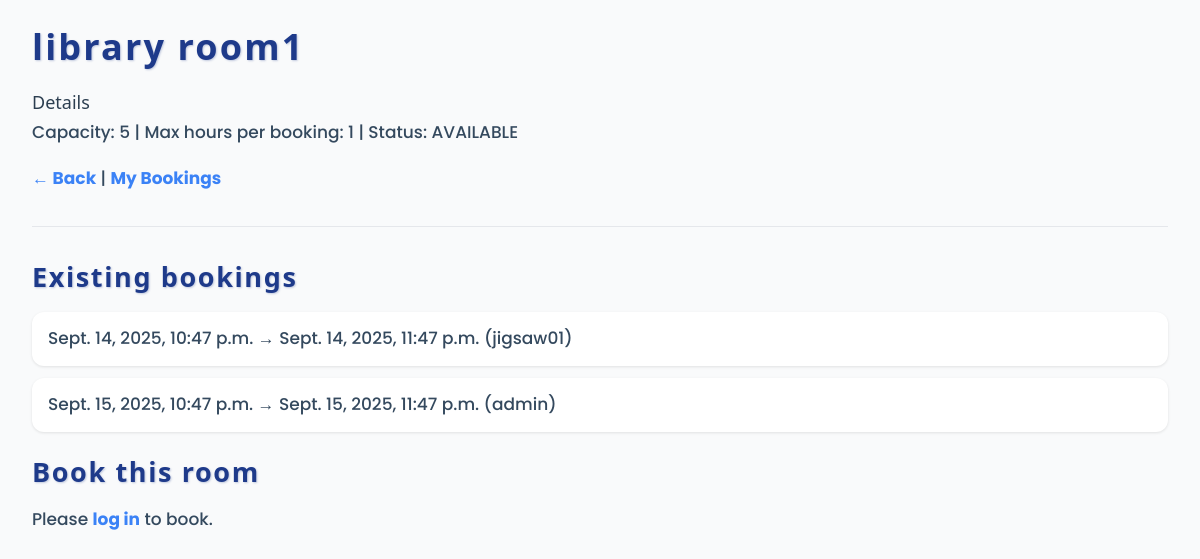
The page /room/1/ on the database its author committed.
### booking/models.py (models this page shows, shortened)
class Room(models.Model):
    name = models.CharField(max_length=100)
    capacity = models.IntegerField(default=0)
    max_hours = models.IntegerField(default=1)
    status = models.CharField(max_length=20, default="AVAILABLE")
    image = models.ImageField(upload_to="rooms/", null=True, blank=True)

class Booking(models.Model):
    room = models.ForeignKey(Room, on_delete=models.CASCADE)
    user = models.ForeignKey(User, on_delete=models.CASCADE)
    start_time = models.DateTimeField()
    end_time = models.DateTimeField()

### booking/views.py (the view)
# urls.py: path("room/<int:room_id>/", views.room_detail, name="room_detail"),
def room_detail(request, room_id):
    room = get_object_or_404(Room, pk=room_id)
    bookings = Booking.objects.filter(room=room)
    if request.method == "POST":
        if not request.user.is_authenticated:
            return redirect(f"{reverse('login')}?next={request.path}")
        instance = Booking(room_id=room.id, user_id=request.user.id)
        form = BookingForm(request.POST, instance=instance)
        if form.is_valid():
            try:
                form.save()
                return redirect("room_detail", room_id=room.id)
            except Exception as e:
                form.add_error(None, str(e))
    else:
        instance = Booking(room_id=room.id, user_id=request.user.id if request.user.is_authenticated else None)
        form = BookingForm(instance=instance)
    return render(request, "booking/room_detail.html", {
        "room": room,
        "bookings": bookings,
        "form": form
    })

### booking/templates/booking/room_detail.html (shortened to what this page needs)
{% load static %}
<!DOCTYPE html>
<html lang="en">
<head>
  <link rel="stylesheet" href="{% static 'booking/css/style.css' %}">
</head>
<body>
  <h1>{{ room.name }}</h1>
  <p1>Details</p1>
  <p>
    Capacity: {{ room.capacity }} |
    Max hours per booking: {{ room.max_hours }} |
    Status: {{ room.status }}
  </p>
  <p><a href="/">← Back</a>  |  <a href="{% url 'mine' %}">My Bookings</a></p>
<hr>
  <h2>Existing bookings</h2>
  <ul>
    {% for b in bookings %}
      <li>{{ b.start_time }} → {{ b.end_time }} ({{ b.user.username }})</li>
    {% empty %}
      <li>No bookings yet.</li>
    {% endfor %}
  </ul>
  <h2>Book this room</h2>
  {% if room.status != "AVAILABLE" %}
    <div class="msg err">This room is currently unavailable for booking.</div>
  {% else %}
    {% if user.is_authenticated %}
      {% if form.non_field_errors %}
        <div class="msg err">{{ form.non_field_errors }}</div>
      {% endif %}
      <form method="post">
        {% csrf_token %}
        {{ form.as_p }}
        <button type="submit">Book</button>
      </form>
    {% else %}
      <p>Please <a href="{% url 'login' %}?next={{ request.path }}">log in</a> to book.</p>
    {% endif %}
  {% endif %}
</body>
</html>

### booking/static/booking/css/style.css (style rules this page uses)
body { font-family: 'Poppins', system-ui, Segoe UI, Roboto, Arial, sans-serif; background-color: #f9fafb; color: #1f2937; margin: 1rem; line-height: 1.6; }
h1, h2, h3 { font-weight: 700; color: #111827; margin-bottom: 0.75rem; }
a { color: #3b82f6; text-decoration: none; transition: color 0.2s ease-in-out; }
ul { list-style-type: none; padding-left: 0; font-family: 'Poppins', system-ui, sans-serif; }
ul li { background-color: white; margin-bottom: 0.75rem; padding: 0.75rem 1rem; border-radius: 0.75rem; box-shadow: 0 1px 3px rgb(0 0 0 / 0.1); }
p { margin-top: 0; margin-bottom: 1rem; font-family: 'Poppins', system-ui, sans-serif; }
hr { border: none; border-top: 1px solid #e5e7eb; margin: 2rem 0; }
a { color: #3b82f6; text-decoration: none; font-weight: 600; position: relative; transition: color 0.3s ease, transform 0.15s ease; cursor: pointer; }
a::after { content: ''; position: absolute; width: 100%; height: 2px; bottom: -3px; left: 0; background-color: #3b82f6; transform: scaleX(0); transform-origin: right; transition: transform 0.3s ease; }
body { font-family: 'Yoppin', system-ui, Segoe UI, Roboto, Arial, sans-serif; background-color: #f9fafb; color: #2c3e50; margin: 1.5rem 2rem; line-height: 1.75; font-size: 18px; }
h1, h2, h3 { font-weight: 800; color: #1e3a8a; margin-bottom: 1rem; letter-spacing: 0.06em; line-height: 1.3; text-shadow: 1px 1px 2px rgba(30, 58, 138, 0.25); }
p, li, label, a, span { font-weight: 500; font-size: 17px; color: #34495e; }
a { color: #3b82f6; font-weight: 700; text-decoration: none; transition: color 0.3s ease; }
ul { list-style-type: none; padding-left: 0; }
p { margin-top: 0; margin-bottom: 1rem; }

### booking/templates/booking/room_detail.html (style rules this page uses)
body { font-family:system-ui,Segoe UI,Roboto,Arial }

### rows shown on the page
Room: name "library room1", capacity "5", max_hours "1", status "AVAILABLE"
Booking: start_time "Sept. 14, 2025, 10:47 p.m.", end_time "Sept. 14, 2025, 11:47 p.m.", user.username "jigsaw01"
Booking: start_time "Sept. 15, 2025, 10:47 p.m.", end_time "Sept. 15, 2025, 11:47 p.m.", user.username "admin"
